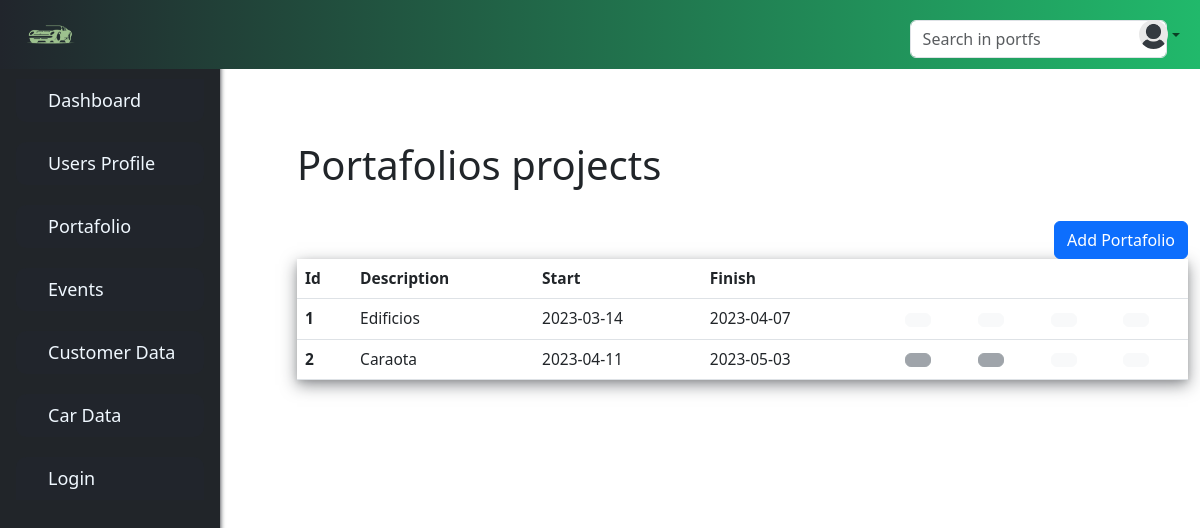
/portfs/ (signed in), run on an earlier commit of the app's database.
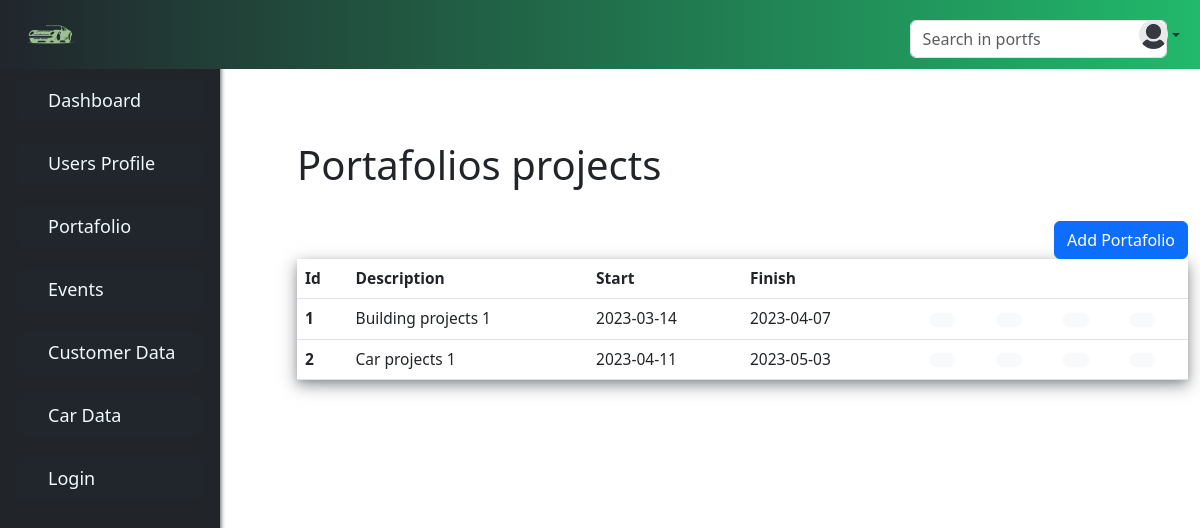
And on a later commit of the database.
### webapp/system/models.py (models this page shows, shortened)
class Portfs(db.Model):
    id = db.Column(db.Integer(), primary_key=True)
    description = db.Column(db.String(), nullable=False)
    portfStart = db.Column(db.DateTime())
    portFinish = db.Column(db.DateTime())
    state= db.Column(db.Boolean(), unique=False, default=True)

### webapp/system/controllers.py (the view)
@system_blueprint.route('/portfs/',methods=['GET', 'POST'])
@login_required
@has_role('Admin')
def portfs():
    form=PortForm()
    our_portfs= Portfs.query.order_by(Portfs.id)
    searchForm=SearchForm()
    return render_template('system/portfs.html', our_models=our_portfs, SearchForm=searchForm, form=form,datetime=datetime)

### webapp/system/forms.py
class PortForm(FlaskForm):
    description = StringField('Description', validators=[DataRequired()])
    portfStart = DateField('Start', format='%Y-%m-%d', validators=[DataRequired()])
    portFinish = DateField('Finish',format='%Y-%m-%d', validators=[DataRequired()])
    submit = SubmitField('Submit')

### webapp/searched/forms.py
class SearchForm(Form):
    bar_search = StringField('Searched:', validators=[DataRequired()])
    submit = SubmitField('Submit')

### webapp/auth/__init__.py (called while the page is built)
def has_role(name):
    def real_decorator(f):
        def wraps(*args, **kwargs):
            if current_user.has_role(name):
                return f(*args, **kwargs)
            else:
                abort(403)
        return functools.update_wrapper(wraps, f)
    return real_decorator

@login_manager.user_loader
def load_user(userid):
    from .models import Users
    return Users.query.get(userid)

### webapp/auth/models.py (called while the page is built)
    def has_role(self, name):
        for role in self.roles:
            if role.name == name:
                return True
        return False

    @property
    def is_authenticated(self):
        if isinstance(self, AnonymousUserMixin):
            return False
        else:
            return True

### webapp/templates/system/portfs.html (shortened to what this page needs)
{% extends 'base.html' %}
{% block content %}
<br/>
		<h1>Portafolios projects </h1>
		<br/>
		<div class="izq">
			<button type="button" class="btn btn-primary" data-bs-toggle="modal" data-bs-target='#document-textModal' >
				Add Portafolio
			</button>
		</div>
		<table class="table table-hover table" >
			<thead class="thead">
				<tr>
					<th scope="col">Id</th>
					<th scope="col">Description</th>
					<th scope="col">Start</th>
					<th scope="col">Finish</th>
					<th scope="col"></th>
					<th scope="col"></th>
					<th scope="col"></th>
					<th scope="col"></th>
					<th scope="col"></th>
				</tr>
			</thead>
			{% for our_model in our_models %}
				<tbody>
					<tr>
						{% include 'system/tables/portfs-table.html' %}
						<td>{% include 'system/modal-btns-portf.html' %}</td>
						</tr>
				</tbody>
			{%endfor%}
</table>
{% endblock %}

### webapp/templates/system/tables/portfs-table.html
<th scope="row">{{our_model.id}}</th>
<td>{{our_model.description}}</td>
<td>{{our_model.portfStart.date()}}</td>
<td>{{our_model.portFinish.date()}}</td>

### webapp/templates/system/modal-btns-portf.html (shortened to what this page needs)
<td>
{%if our_model.state == True%}
<button type="button" class="btn btn-light" data-bs-toggle="modal" data-bs-target="#editModal{{our_model.id}}">
</button>
{%else %}
<button disabled class="btn btn-secondary"  >
</button>
{%endif%}
</td>
<td>
    {%if our_model.state == True%}
    <button type="submit" class="btn btn-light" >
  </button>
    {%else%}
    <button disabled class="btn btn-secondary"  >
      </button>
    {%endif%}
  </td>
<td>
<button type="button" class="btn btn-light">
  </button>
</td>
<td>
<button type="button" class="btn btn-light" data-bs-toggle="modal" data-bs-target="#printModal">
</button>
</td>

What changed in the data, as far as the page shows it:
changed Portfs id 1: description "Edificios" → "Building projects 1"
changed Portfs id 2: description "Caraota" → "Car projects 1"; state False → True (drawn)
